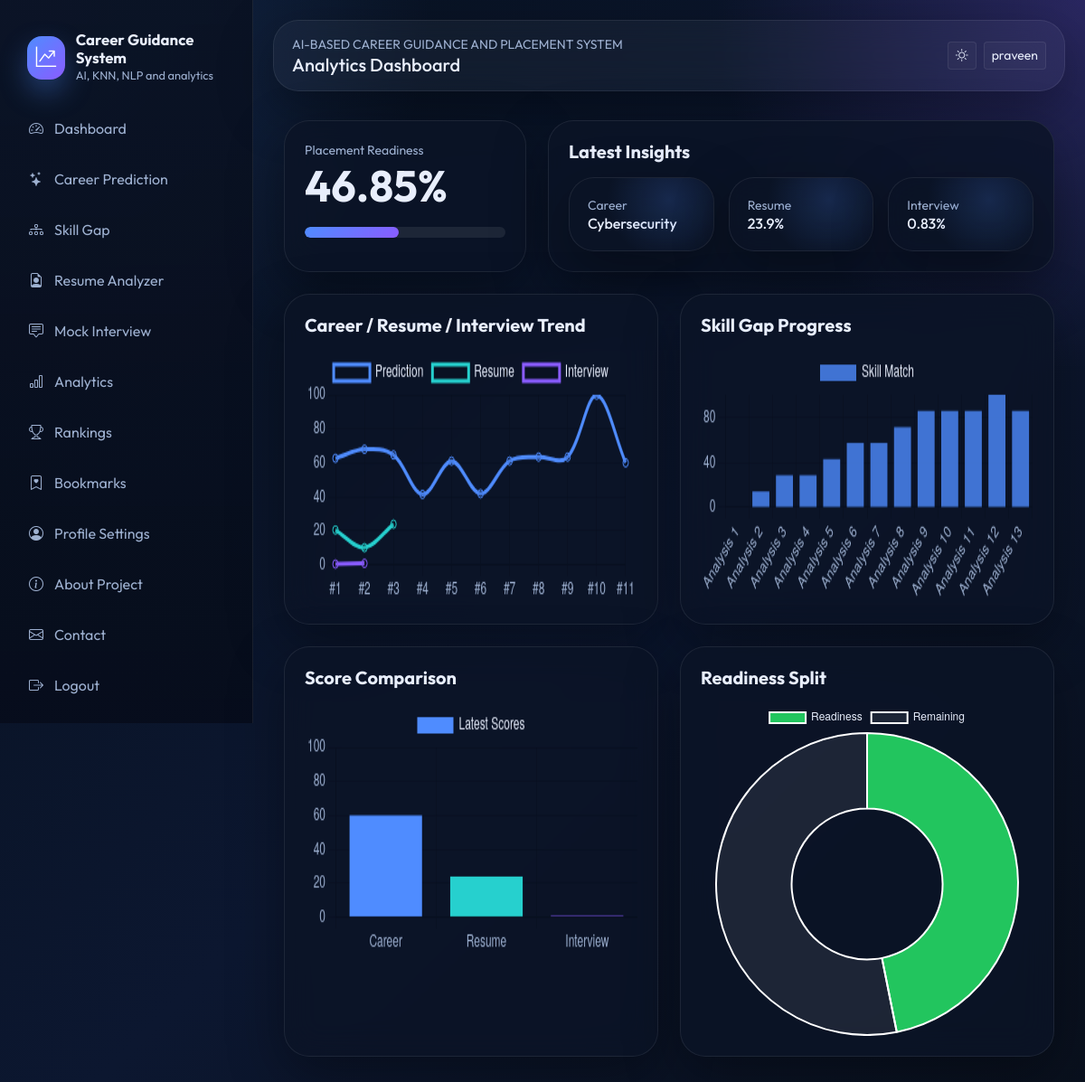
The app's page /analytics (signed in) with its own data.
### models/db_models.py (models this page shows, shortened)
class TimestampMixin:
    created_at = db.Column(db.DateTime, default=datetime.utcnow, nullable=False)
    updated_at = db.Column(db.DateTime, default=datetime.utcnow, onupdate=datetime.utcnow, nullable=False)

class User(UserMixin, TimestampMixin, db.Model):
    __tablename__ = "users"
    id = db.Column(db.Integer, primary_key=True)
    full_name = db.Column(db.String(120), nullable=False)
    email = db.Column(db.String(150), unique=True, nullable=False, index=True)
    password_hash = db.Column(db.String(255), nullable=False)
    role = db.Column(db.String(20), default="student", nullable=False)
    college = db.Column(db.String(150))
    course = db.Column(db.String(120))
    year = db.Column(db.String(20))
    bio = db.Column(db.Text)
    photo = db.Column(db.String(255), default="default-avatar.svg")
    skills_json = db.Column(db.Text)
    is_active = db.Column(db.Boolean, default=True, nullable=False)
    last_login = db.Column(db.DateTime)
    career_predictions = db.relationship("CareerPrediction", backref="user", lazy=True, cascade="all, delete-orphan")
    resumes = db.relationship("Resume", backref="user", lazy=True, cascade="all, delete-orphan")
    interviews = db.relationship("InterviewResult", backref="user", lazy=True, cascade="all, delete-orphan")
    gaps = db.relationship("SkillGapAnalysis", backref="user", lazy=True, cascade="all, delete-orphan")
    bookmarks = db.relationship("CareerBookmark", backref="user", lazy=True, cascade="all, delete-orphan")

class CareerPrediction(TimestampMixin, db.Model):
    __tablename__ = "career_predictions"
    id = db.Column(db.Integer, primary_key=True)
    user_id = db.Column(db.Integer, db.ForeignKey("users.id"), nullable=False)
    input_skills_json = db.Column(db.Text, nullable=False)
    recommended_domain = db.Column(db.String(120), nullable=False)
    top_matches_json = db.Column(db.Text, nullable=False)
    confidence = db.Column(db.Float, default=0)

class Resume(TimestampMixin, db.Model):
    __tablename__ = "resumes"
    id = db.Column(db.Integer, primary_key=True)
    user_id = db.Column(db.Integer, db.ForeignKey("users.id"), nullable=False)
    filename = db.Column(db.String(255), nullable=False)
    file_type = db.Column(db.String(20), nullable=False)
    extracted_text = db.Column(db.Text)
    ats_score = db.Column(db.Float, default=0)
    keyword_matches_json = db.Column(db.Text)
    missing_keywords_json = db.Column(db.Text)
    summary_json = db.Column(db.Text)

class InterviewResult(TimestampMixin, db.Model):
    __tablename__ = "interview_results"
    id = db.Column(db.Integer, primary_key=True)
    user_id = db.Column(db.Integer, db.ForeignKey("users.id"), nullable=False)
    interview_type = db.Column(db.String(40), nullable=False)
    score = db.Column(db.Float, default=0)
    accuracy = db.Column(db.Float, default=0)
    weak_topics_json = db.Column(db.Text)
    responses_json = db.Column(db.Text)
    question_json = db.Column(db.Text)

### routes/student.py (the view)
@student_bp.route("/analytics")
@login_required
def analytics():
    prediction_history = CareerPrediction.query.filter_by(user_id=current_user.id).order_by(CareerPrediction.created_at.asc()).all()
    resume_history = Resume.query.filter_by(user_id=current_user.id).order_by(Resume.created_at.asc()).all()
    interview_history = InterviewResult.query.filter_by(user_id=current_user.id).order_by(InterviewResult.created_at.asc()).all()
    gap_history = SkillGapAnalysis.query.filter_by(user_id=current_user.id).order_by(SkillGapAnalysis.created_at.asc()).all()
    latest_prediction = prediction_history[-1] if prediction_history else None
    latest_resume = resume_history[-1] if resume_history else None
    latest_interview = interview_history[-1] if interview_history else None
    latest_gap = gap_history[-1] if gap_history else None
    readiness = placement_readiness_score(
        latest_prediction.confidence if latest_prediction else 0,
        latest_gap.current_score if latest_gap else 0,
        latest_resume.ats_score if latest_resume else 0,
        latest_interview.score if latest_interview else 0,
    )
    return render_template(
        "student/analytics.html",
        prediction_history=[item.confidence for item in prediction_history],
        resume_history=[item.ats_score for item in resume_history],
        interview_history=[item.score for item in interview_history],
        gap_history=[item.current_score for item in gap_history],
        readiness=readiness,
        latest_prediction=latest_prediction,
        latest_resume=latest_resume,
        latest_interview=latest_interview,
        latest_gap=latest_gap,
    )

### app.py (called while the page is built)
@login_manager.user_loader
def load_user(user_id):
    return User.query.get(int(user_id))

### utils/ml_utils.py (called while the page is built)
def placement_readiness_score(prediction_score: float, skill_score: float, resume_score: float, interview_score: float) -> float:
    return round((prediction_score * 0.25) + (skill_score * 0.3) + (resume_score * 0.25) + (interview_score * 0.2), 2)

### templates/student/analytics.html (shortened to what this page needs)
{% extends "base.html" %}
{% block page_title %}Analytics Dashboard{% endblock %}
{% block content %}
<div class="container py-4">
  <div class="row g-4 mb-4">
    <div class="col-lg-4"><div class="glass-card h-100"><div class="small text-muted">Placement Readiness</div><div class="display-5 fw-bold">{{ readiness }}%</div><div class="progress mt-3"><div class="progress-bar" style="width: {{ readiness }}%"></div></div></div></div>
    <div class="col-lg-8"><div class="glass-card h-100"><h5 class="fw-bold mb-3">Latest Insights</h5><div class="row g-3"><div class="col-md-4"><div class="metric-card h-100"><div class="small text-muted">Career</div><div class="h6 mb-0">{{ latest_prediction.recommended_domain if latest_prediction else 'N/A' }}</div></div></div><div class="col-md-4"><div class="metric-card h-100"><div class="small text-muted">Resume</div><div class="h6 mb-0">{{ latest_resume.ats_score if latest_resume else 0 }}%</div></div></div><div class="col-md-4"><div class="metric-card h-100"><div class="small text-muted">Interview</div><div class="h6 mb-0">{{ latest_interview.score if latest_interview else 0 }}%</div></div></div></div></div></div>
  </div>
  <div class="row g-4">
    <div class="col-lg-6"><div class="glass-card chart-card h-100"><h5 class="fw-bold mb-3">Career / Resume / Interview Trend</h5><canvas id="trendChart"></canvas></div></div>
    <div class="col-lg-6"><div class="glass-card chart-card h-100"><h5 class="fw-bold mb-3">Skill Gap Progress</h5><canvas id="gapChart"></canvas></div></div>
    <div class="col-lg-6"><div class="glass-card chart-card h-100"><h5 class="fw-bold mb-3">Score Comparison</h5><canvas id="barChart"></canvas></div></div>
    <div class="col-lg-6"><div class="glass-card chart-card h-100"><h5 class="fw-bold mb-3">Readiness Split</h5><canvas id="pieChart"></canvas></div></div>
  </div>
</div>
{% endblock %}
{% block scripts %}
<script>
  const predictionHistory = {{ prediction_history | tojson }};
  const resumeHistory = {{ resume_history | tojson }};
  const interviewHistory = {{ interview_history | tojson }};
  const gapHistory = {{ gap_history | tojson }};
  const chartText = getComputedStyle(document.body).getPropertyValue('--text');
  const chartMuted = getComputedStyle(document.body).getPropertyValue('--muted');
  new Chart(document.getElementById('trendChart'), {
    type: 'line',
    data: {
      labels: predictionHistory.map((_, index) => `#${index + 1}`),
      datasets: [
        { label: 'Prediction', data: predictionHistory, borderColor: '#4f8cff', tension: 0.35 },
        { label: 'Resume', data: resumeHistory, borderColor: '#26d0ce', tension: 0.35 },
        { label: 'Interview', data: interviewHistory, borderColor: '#8a5cff', tension: 0.35 }
      ]
    },
    options: { scales: { x: { ticks: { color: chartMuted } }, y: { ticks: { color: chartMuted }, beginAtZero: true, max: 100 } }, plugins: { legend: { labels: { color: chartText } } } }
  });
  new Chart(document.getElementById('gapChart'), {
    type: 'bar',
    data: {
      labels: gapHistory.map((_, index) => `Analysis ${index + 1}`),
      datasets: [{ label: 'Skill Match', data: gapHistory, backgroundColor: 'rgba(79,140,255,0.8)' }]
    },
    options: { scales: { x: { ticks: { color: chartMuted } }, y: { ticks: { color: chartMuted }, beginAtZero: true, max: 100 } }, plugins: { legend: { labels: { color: chartText } } } }
  });
  new Chart(document.getElementById('barChart'), {
    type: 'bar',
    data: {
      labels: ['Career', 'Resume', 'Interview'],
      datasets: [{ label: 'Latest Scores', data: [{{ latest_prediction.confidence if latest_prediction else 0 }}, {{ latest_resume.ats_score if latest_resume else 0 }}, {{ latest_interview.score if latest_interview else 0 }}], backgroundColor: ['#4f8cff', '#26d0ce', '#8a5cff'] }]
    },
    options: { scales: { x: { ticks: { color: chartMuted } }, y: { ticks: { color: chartMuted }, beginAtZero: true, max: 100 } }, plugins: { legend: { labels: { color: chartText } } } }
  });
  new Chart(document.getElementById('pieChart'), {
    type: 'doughnut',
    data: {
      labels: ['Readiness', 'Remaining'],
      datasets: [{ data: [{{ readiness }}, {{ 100 - readiness }}], backgroundColor: ['#22c55e', 'rgba(255,255,255,0.08)'] }]
    },
    options: { plugins: { legend: { labels: { color: chartText } } } }
  });
</script>
{% endblock %}

### templates/base.html (shortened to what this page needs)
<!doctype html>
<html lang="en">
<head>
  <link href="https://cdn.jsdelivr.net/npm/bootstrap@5.3.3/dist/css/bootstrap.min.css" rel="stylesheet">
  <link href="https://cdn.jsdelivr.net/npm/bootstrap-icons@1.11.3/font/bootstrap-icons.min.css" rel="stylesheet">
  <link rel="stylesheet" href="{{ url_for('static', filename='css/style.css') }}">
</head>
<body class="{% if current_user.is_authenticated %}app-shell{% else %}public-shell{% endif %}">
  {% if current_user.is_authenticated %}
  <aside class="sidebar d-none d-lg-block">
    <div class="brand">
      <div class="brand-mark"><i class="bi bi-graph-up-arrow"></i></div>
      <div>
        <div class="brand-title">Career Guidance System</div>
        <div class="brand-subtitle">AI, KNN, NLP and analytics</div>
      </div>
    </div>
    <div class="nav flex-column nav-pills">
      <a class="nav-link sidebar-link" href="{{ url_for('student.dashboard') }}"><i class="bi bi-speedometer2"></i>Dashboard</a>
      <a class="nav-link sidebar-link" href="{{ url_for('student.career_prediction') }}"><i class="bi bi-stars"></i>Career Prediction</a>
      <a class="nav-link sidebar-link" href="{{ url_for('student.skill_gap') }}"><i class="bi bi-diagram-3"></i>Skill Gap</a>
      <a class="nav-link sidebar-link" href="{{ url_for('student.resume_analyzer') }}"><i class="bi bi-file-earmark-person"></i>Resume Analyzer</a>
      <a class="nav-link sidebar-link" href="{{ url_for('student.mock_interview') }}"><i class="bi bi-chat-square-text"></i>Mock Interview</a>
      <a class="nav-link sidebar-link" href="{{ url_for('student.analytics') }}"><i class="bi bi-bar-chart"></i>Analytics</a>
      <a class="nav-link sidebar-link" href="{{ url_for('student.rankings') }}"><i class="bi bi-trophy"></i>Rankings</a>
      <a class="nav-link sidebar-link" href="{{ url_for('student.bookmarks') }}"><i class="bi bi-bookmark-heart"></i>Bookmarks</a>
      <a class="nav-link sidebar-link" href="{{ url_for('auth.profile') }}"><i class="bi bi-person-circle"></i>Profile Settings</a>
      <a class="nav-link sidebar-link" href="{{ url_for('main.about') }}"><i class="bi bi-info-circle"></i>About Project</a>
      <a class="nav-link sidebar-link" href="{{ url_for('main.contact') }}"><i class="bi bi-envelope"></i>Contact</a>
      <a class="nav-link sidebar-link" href="{{ url_for('auth.logout') }}"><i class="bi bi-box-arrow-right"></i>Logout</a>
    </div>
  </aside>
  {% endif %}
  <main class="main-content">
    <div class="topbar mb-4 d-flex flex-wrap align-items-center justify-content-between gap-3">
      <div>
        <div class="small text-uppercase text-muted">AI-Based Career Guidance and Placement System</div>
        <h5 class="mb-0">{% block page_title %}Dashboard{% endblock %}</h5>
      </div>
      <div class="d-flex align-items-center gap-2">
        <button class="btn btn-outline-soft btn-sm" type="button" data-theme-toggle><i class="bi bi-brightness-high"></i></button>
        {% if current_user.is_authenticated %}
        <a href="{{ url_for('auth.profile') }}" class="btn btn-outline-soft btn-sm">{{ current_user.full_name }}</a>
        {% else %}
        <a href="{{ url_for('auth.login') }}" class="btn btn-outline-soft btn-sm">Login</a>
        <a href="{{ url_for('auth.register') }}" class="btn btn-primary-gradient btn-sm">Register</a>
        {% endif %}
      </div>
    </div>
    <div class="toast-container position-fixed top-0 end-0 p-3">
    </div>
    {% block content %}{% endblock %}
  </main>
  {% block scripts %}{% endblock %}
</body>
</html>

### records on screen
User: full_name "praveen"
CareerPrediction: recommended_domain "Cybersecurity"
Resume: ats_score "23.9"
InterviewResult: score "0.83"

### other values on screen
{{ readiness }} "46.85"
chart data {{ prediction_history | tojson }} [62.65, 67.96, 64.65, 41.38, 61.06, 41.8, 61.06, 63.4, 63.4, 99.79, 60.0]
chart data {{ resume_history | tojson }} [20.49, 10.1, 23.9]
chart data {{ interview_history | tojson }} [0.42, 0.83]
chart data {{ gap_history | tojson }} [0.0, 14.29, 28.57, 28.57, 42.86, 57.14, 57.14, 71.43, 85.71, 85.71, 85.71, 100.0, 85.71]
